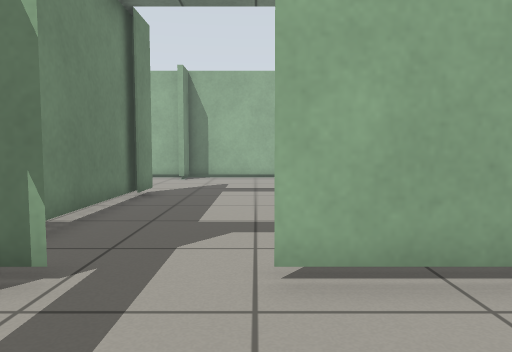
[1] (above)

17 first-person views from a walk through a world built for the Gazebo simulator. The camera is 0.68 m above the floor, tilts 4° down and sees 70° across. The floor is counted in squares, 0.5 m on a side. Each view is taken from the middle of a square. On the plan, view 1 faces up. The plan holds only what a view shows up to about 15 squares ahead; the rest is blank.

[2]
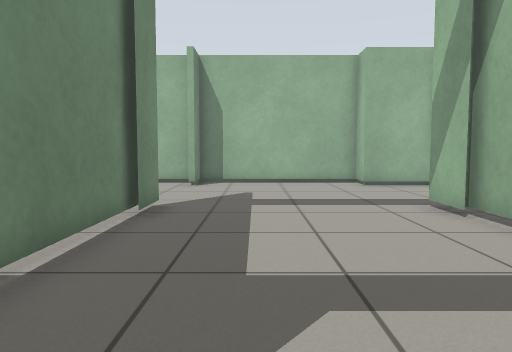

[3]
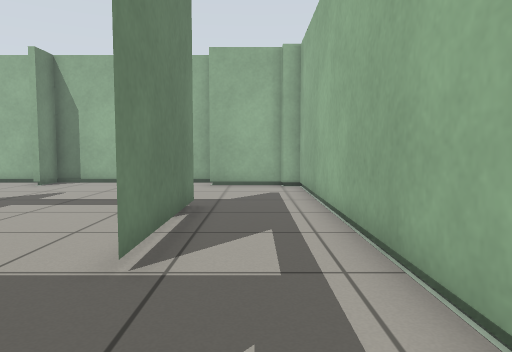

[4]
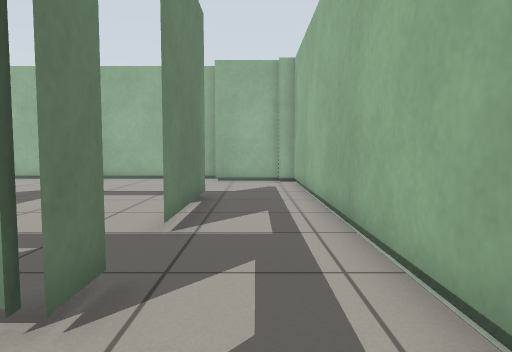

[5]
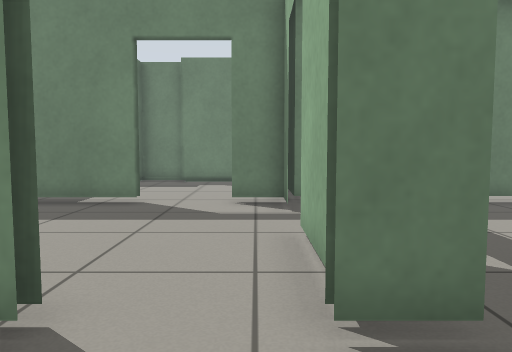

[6]
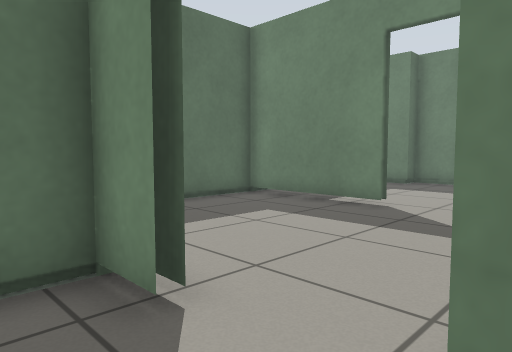

[7]
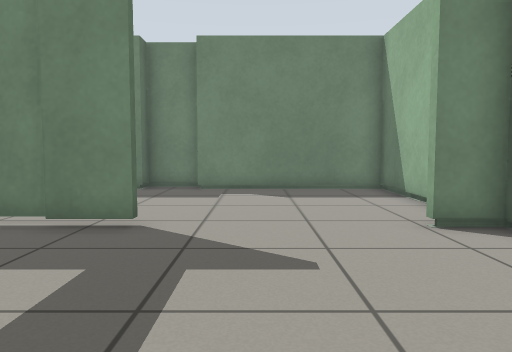

[8]
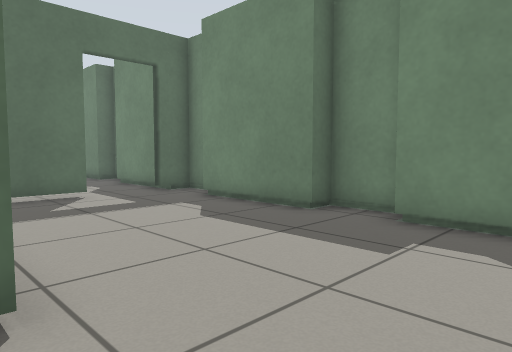

[9]
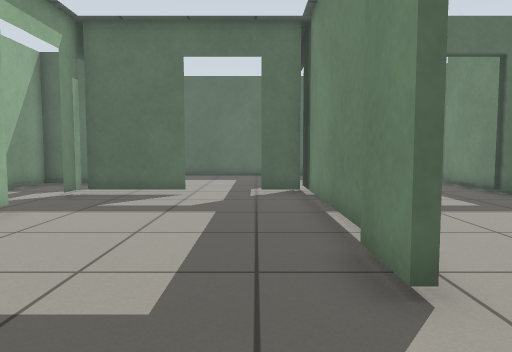

[10]
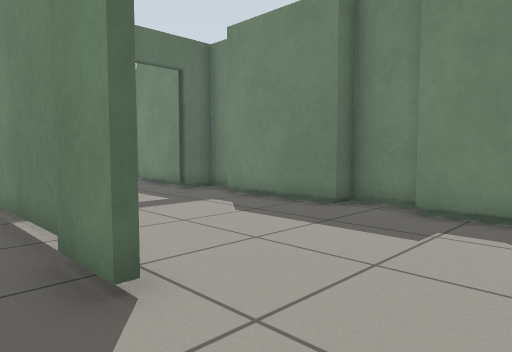

[11]
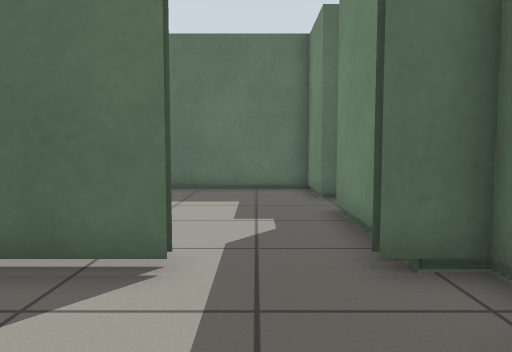

[12]
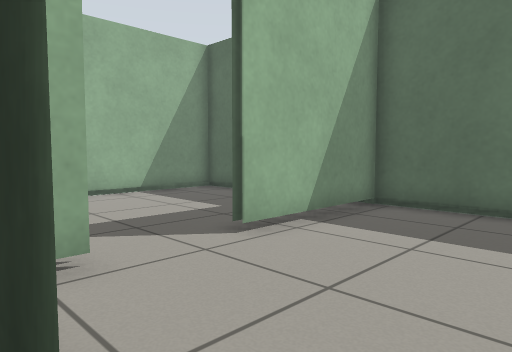

[13]
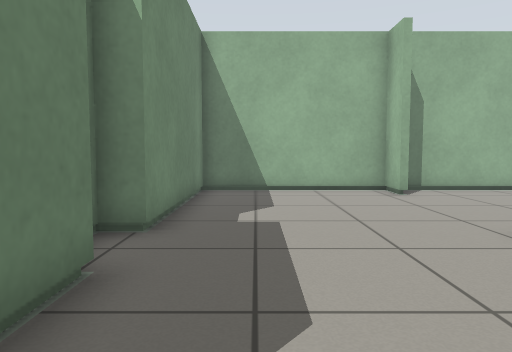

[14]
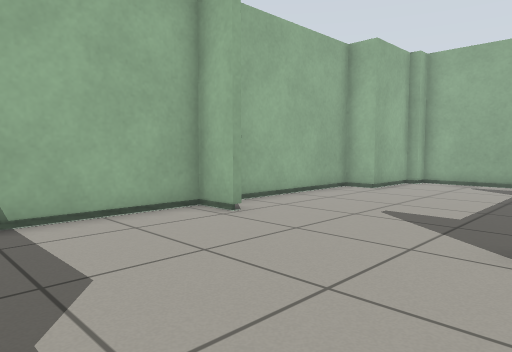

[15]
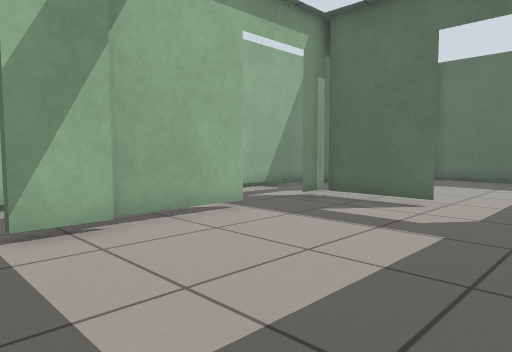

[16]
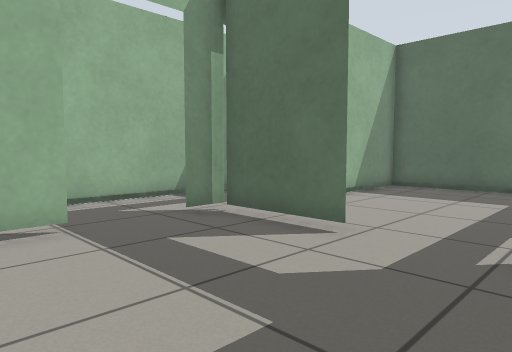

[17]
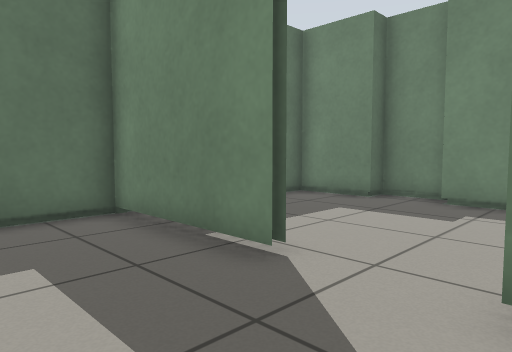

### Floor plan
Key: @ floor where view 1 was taken; # wall or solid block; . floor; T thing the floor can be seen under or through.
Columns run from 11 left of view 1 to 7 right of it. Each row starts with its distance up from view 1.
 19  ##############
 18  #......#.....##
 17  #.............####
 16  #................#
 15  #................#
 14  #................#
 13  #................#
 12 ##................#
 11 #.......#.....T...#
 10 ##.....##.....T...#
  9  #.....#......T...#
  8  #.....#......T...#
  7  #.....#......T...#
  6 ##.....#..........#
  5 #......#..........#
  4 ##..#####...TTT...#
  3  #......#.........#
  2  #................#
  1  #............#...#
  0 ##.........@..#####
 -1 #.......#.....#
 -2 ##......#.....#
 -3  #......#.....#
 -4  #......#.....#
 -5  ##############

Positions as (right, up) in squares from view 1, and headings:
1: (0, 0), facing up
2: (-1, 3), facing up
3: (5, 3), facing up
4: (5, 1), facing up
5: (6, 3), facing left
6: (5, 4), facing down-left
7: (3, 14), facing left
8: (-3, 15), facing down-left
9: (-2, 15), facing down
10: (-2, 15), facing down-left
11: (-8, 8), facing down
12: (-8, 4), facing down-right
13: (-8, 6), facing up
14: (-9, 11), facing up-right
15: (-3, 13), facing down-right
16: (-3, 9), facing down-right
17: (0, 3), facing down-left
